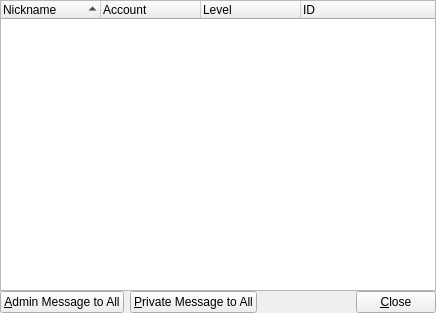
<ui version="4.0" >
 <class>FPlayerWindow</class>
 <widget class="QWidget" name="FPlayerWindow" >
  <property name="geometry" >
   <rect>
    <x>0</x>
    <y>0</y>
    <width>436</width>
    <height>313</height>
   </rect>
  </property>
  <property name="windowTitle" >
   <string>Form</string>
  </property>
  <layout class="QGridLayout" >
   <property name="leftMargin" >
    <number>0</number>
   </property>
   <property name="topMargin" >
    <number>0</number>
   </property>
   <property name="rightMargin" >
    <number>0</number>
   </property>
   <property name="bottomMargin" >
    <number>0</number>
   </property>
   <property name="horizontalSpacing" >
    <number>0</number>
   </property>
   <property name="verticalSpacing" >
    <number>0</number>
   </property>
   <item row="1" column="0" >
    <layout class="QGridLayout" >
     <property name="leftMargin" >
      <number>0</number>
     </property>
     <property name="topMargin" >
      <number>0</number>
     </property>
     <property name="rightMargin" >
      <number>0</number>
     </property>
     <property name="bottomMargin" >
      <number>0</number>
     </property>
     <property name="horizontalSpacing" >
      <number>6</number>
     </property>
     <property name="verticalSpacing" >
      <number>6</number>
     </property>
     <item row="0" column="0" >
      <widget class="QPushButton" name="pAdminMsg" >
       <property name="text" >
        <string>&amp;Admin Message to All</string>
       </property>
      </widget>
     </item>
     <item row="0" column="3" >
      <widget class="QPushButton" name="pClose" >
       <property name="text" >
        <string>&amp;Close</string>
       </property>
      </widget>
     </item>
     <item row="0" column="1" >
      <widget class="QPushButton" name="pPrivMsg" >
       <property name="text" >
        <string>&amp;Private Message to All</string>
       </property>
      </widget>
     </item>
     <item row="0" column="2" >
      <spacer>
       <property name="orientation" >
        <enum>Qt::Horizontal</enum>
       </property>
       <property name="sizeHint" >
        <size>
         <width>40</width>
         <height>20</height>
        </size>
       </property>
      </spacer>
     </item>
    </layout>
   </item>
   <item row="0" column="0" >
    <layout class="QGridLayout" >
     <property name="leftMargin" >
      <number>0</number>
     </property>
     <property name="topMargin" >
      <number>0</number>
     </property>
     <property name="rightMargin" >
      <number>0</number>
     </property>
     <property name="bottomMargin" >
      <number>0</number>
     </property>
     <property name="horizontalSpacing" >
      <number>6</number>
     </property>
     <property name="verticalSpacing" >
      <number>6</number>
     </property>
     <item row="0" column="0" >
      <widget class="TPlayerTree" name="treeWidget" >
       <property name="lineWidth" >
        <number>1</number>
       </property>
       <property name="midLineWidth" >
        <number>0</number>
       </property>
       <property name="horizontalScrollBarPolicy" >
        <enum>Qt::ScrollBarAlwaysOff</enum>
       </property>
       <property name="indentation" >
        <number>8</number>
       </property>
       <property name="rootIsDecorated" >
        <bool>false</bool>
       </property>
       <property name="uniformRowHeights" >
        <bool>true</bool>
       </property>
       <property name="itemsExpandable" >
        <bool>false</bool>
       </property>
       <property name="sortingEnabled" >
        <bool>true</bool>
       </property>
       <property name="columnCount" >
        <number>4</number>
       </property>
       <column>
        <property name="text" >
         <string>Nickname</string>
        </property>
       </column>
       <column>
        <property name="text" >
         <string>Account</string>
        </property>
       </column>
       <column>
        <property name="text" >
         <string>Level</string>
        </property>
       </column>
       <column>
        <property name="text" >
         <string>ID</string>
        </property>
       </column>
      </widget>
     </item>
    </layout>
   </item>
  </layout>
 </widget>
 <customwidgets>
  <customwidget>
   <class>TPlayerTree</class>
   <extends>QTreeWidget</extends>
   <header>TPlayerTree.h</header>
  </customwidget>
 </customwidgets>
 <resources/>
 <connections/>
</ui>
